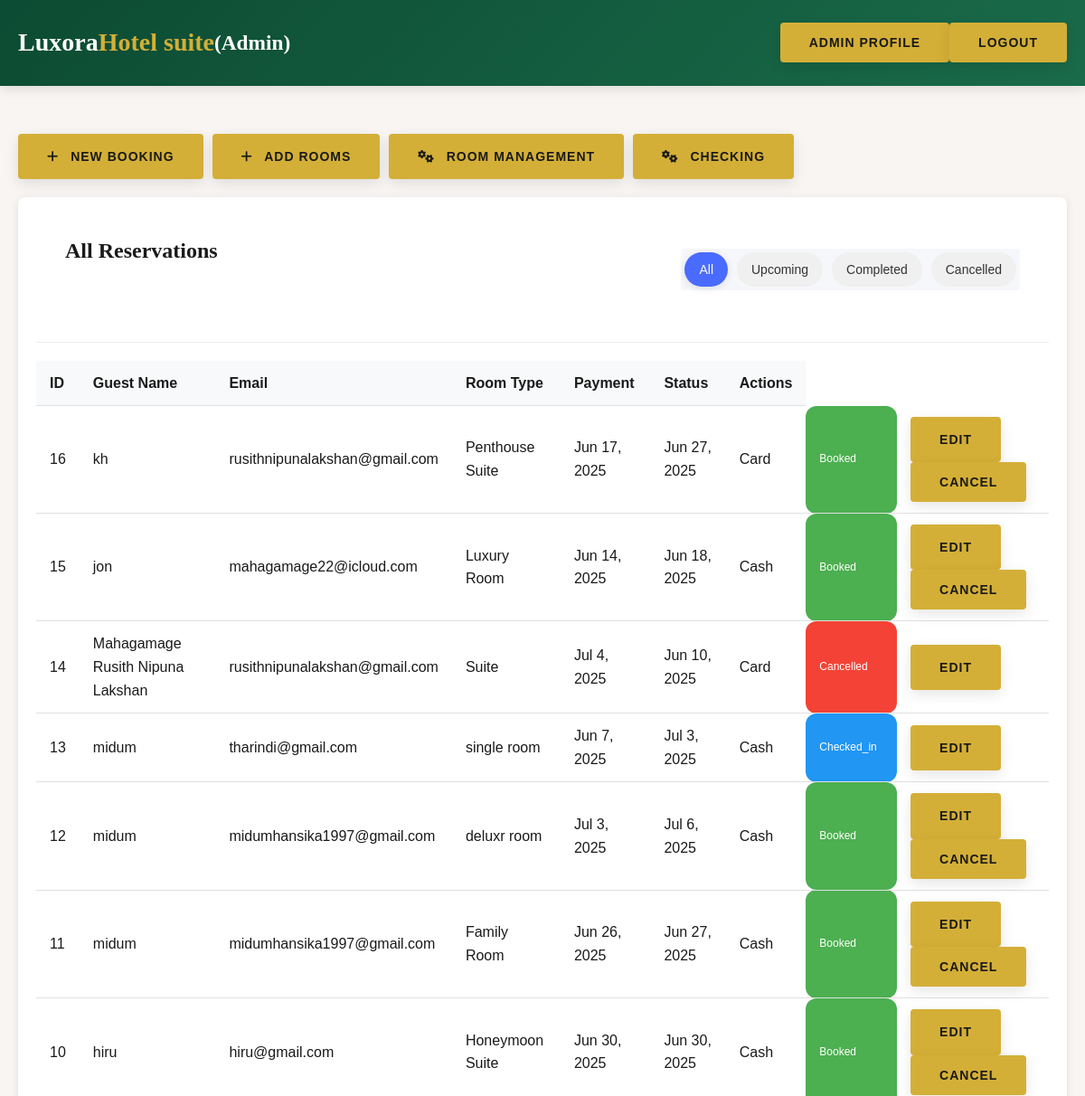
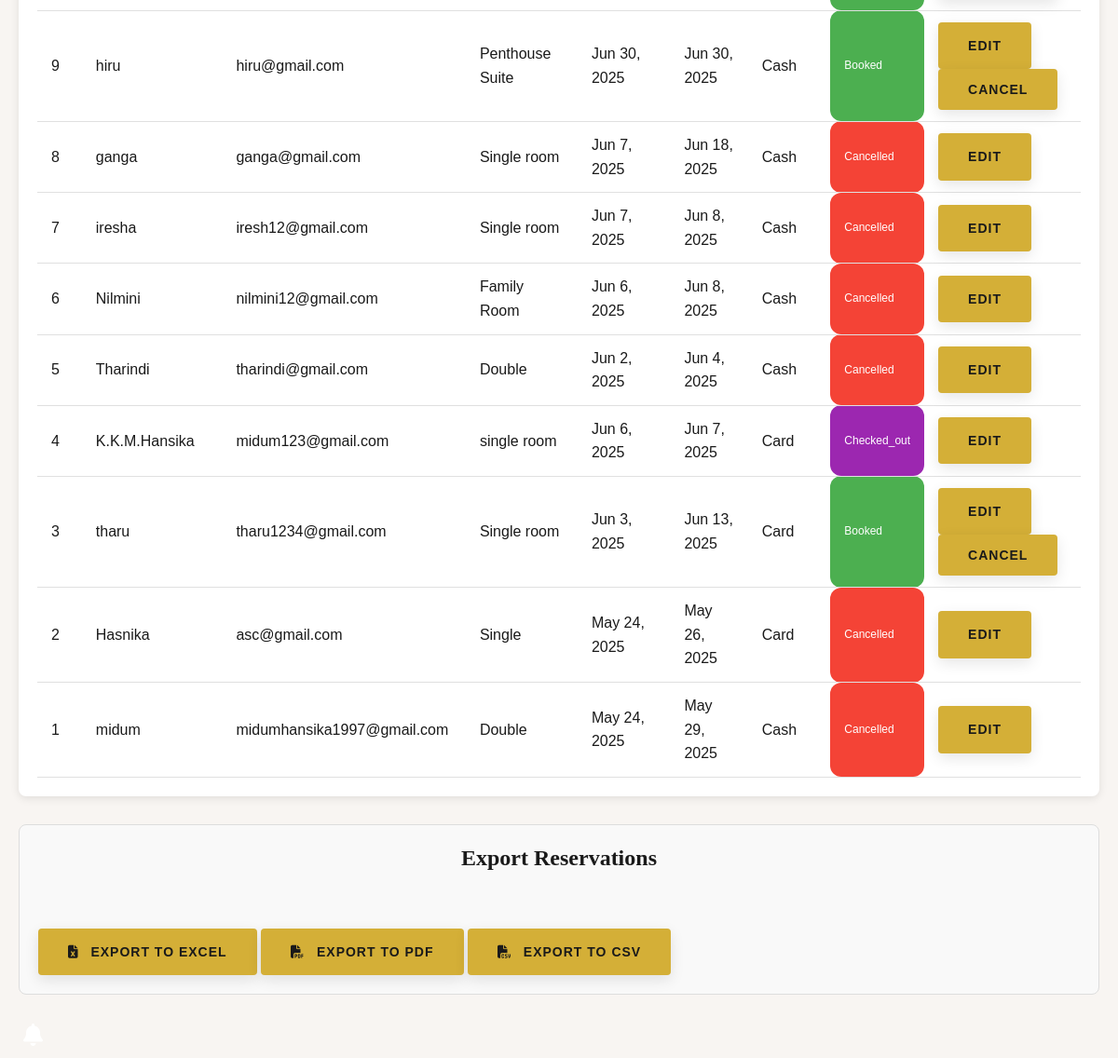
The page /adminpanal.php (signed in) on the database its author committed (2 pictures, top to bottom).
### tables this page shows
CREATE TABLE `reservations` (
  `id` int(11) NOT NULL,
  `guest_name` varchar(100) DEFAULT NULL,
  `email` varchar(100) DEFAULT NULL,
  `phone` varchar(20) DEFAULT NULL,
  `room_type` varchar(50) DEFAULT NULL,
  `check_in` date DEFAULT NULL,
  `check_out` date DEFAULT NULL,
  `payment_method` enum('Cash','Card') DEFAULT NULL,
  `status` enum('booked','cancelled','checked_in','checked_out','no_show') DEFAULT 'booked',
  `created_at` timestamp NOT NULL DEFAULT current_timestamp()
);

### adminpanal.php (the view, shortened to what this page needs)
<?php
$host = "localhost";
$user = "root";
$pass = "";
$dbname = "hotel_db";
$conn = new mysqli($host, $user, $pass, $dbname);
$conn->set_charset("utf8mb4");
$filter = isset($_GET['filter']) ? $_GET['filter'] : 'all';
switch ($filter) {
    case 'all':
    default:
        $sql = "SELECT * FROM reservations ORDER BY created_at DESC";
        break;
}
$reservations_result = $conn->query($sql);
?>
<!DOCTYPE html>
<html lang="en">
<head>
    <link rel="stylesheet" href="https://cdnjs.cloudflare.com/ajax/libs/font-awesome/6.4.0/css/all.min.css">
    <link rel="stylesheet" href="Css/mybook.css">
</head>
<body>
    <header class="header" id="header">
        <div class="container header-container">
            <a href="index.html" class="logo">Luxora <span>Hotel suite</span> <small>(Admin)</small></a>
            <div class="user-menu">
                <button class="btn btn-primary"><a href="profile.php">Admin Profile</a></button>
                <button class="btn btn-danger"><a href="logout.php">Logout</a></button>
            </div>
        </div>
    </header>
    <br>
    <br>
    <br>
    <br>
    <br>
    <main class="admin-container">
        <div class="admin-actions">
            <a href="booking.php" class="btn btn-primary">
                <i class="fas fa-plus"></i> New Booking
            </a>
            <a href="add_room.php" class="btn btn-primary">
                <i class="fas fa-plus"></i> Add Rooms
            </a>
            <a href="admin_rooms.php" class="btn btn-primary">
                <i class="fas fa-cogs"></i> Room Management
            </a>
            <a href="admin_rooms.php" class="btn btn-primary">
                <i class="fas fa-cogs"></i> Checking
            </a>
        </div>
        <div class="admin-card">
            <div class="bookings-header">
                <h2 class="section-title">All Reservations</h2>
                <div class="filter-tabs">
                    <?php
                    function filter_class($filter_name, $current_filter) {
                        return $filter_name === $current_filter ? 'filter-tab active' : 'filter-tab';
                    }
                    $current_filter = $_GET['filter'] ?? 'all';
                    ?>
                    <a href="?filter=all" class="<?php echo filter_class('all', $current_filter); ?>">All</a>
                    <a href="?filter=upcoming" class="<?php echo filter_class('upcoming', $current_filter); ?>">Upcoming</a>
                    <a href="?filter=completed" class="<?php echo filter_class('completed', $current_filter); ?>">Completed</a>
                    <a href="?filter=cancelled" class="<?php echo filter_class('cancelled', $current_filter); ?>">Cancelled</a>
                </div>
            </div>
            <div class="bookings-content">
                <table class="reservations-table">
                    <thead>
                        <tr>
                            <th>ID</th>
                            <th>Guest Name</th>
                            <th>Email</th>
                            <th>Room Type</th>
                            <th>Payment</th>
                            <th>Status</th>
                            <th>Actions</th>
                        </tr>
                    </thead>
                    <tbody>
                        <?php if ($reservations_result->num_rows > 0): ?>
                            <?php while ($row = $reservations_result->fetch_assoc()): ?>
                                <?php $statusClass = strtolower(str_replace(' ', '_', $row['status'])); ?>
                                <tr>
                                    <td><?= $row['id'] ?></td>
                                    <td><?= htmlspecialchars($row['guest_name']) ?></td>
                                    <td><?= htmlspecialchars($row['email']) ?></td>
                                    <td><?= htmlspecialchars($row['room_type']) ?></td>
                                    <td><?= date('M j, Y', strtotime($row['check_in'])) ?></td>
                                    <td><?= date('M j, Y', strtotime($row['check_out'])) ?></td>
                                    <td><?= htmlspecialchars($row['payment_method']) ?></td>
                                    <td class="status-<?= $statusClass ?>"><?= ucfirst($row['status']) ?></td>
                                    <td>
                                        <div class="action-buttons">
                                            <a href="edit_reservation.php?id=<?= $row['id'] ?>" class="btn btn-warning btn-sm">Edit</a>
                                            <?php if ($row['status'] == 'booked' || $row['status'] == 'confirmed'): ?>
                                                <form method="POST" action="cancel_reservation.php" style="display:inline;">
                                                    <button type="submit" class="btn btn-danger btn-sm">Cancel</button>
                                                </form>
                                            <?php elseif ($row['status'] == 'checked_in'): ?>
                                            <?php endif; ?>
                                        </div>
                                    </td>
                                </tr>
                            <?php endwhile; ?>
                        <?php else: ?>
                            <tr>
                                <td colspan="9" class="text-center">No reservations found.</td>
                            </tr>
                        <?php endif; ?>
                    </tbody>
                </table>
            </div>
        </div>
        <div class="export-section">
            <h2 class="section-title">Export Reservations</h2>
            <div class="export-actions">
                <a href="export_reservations_excel.php" class="btn btn-primary">
                    <i class="fas fa-file-excel"></i> Export to Excel
                </a>
                <a href="export_reservations_pdf.php" class="btn btn-primary">
                    <i class="fas fa-file-pdf"></i> Export to PDF
                </a>
                <a href="export_reservations_csv.php" class="btn btn-primary">
                    <i class="fas fa-file-csv"></i> Export to CSV
                </a>
            </div>
        </div>
    </main>
    <button class="notification-btn" id="notificationBtn">
        <i class="fas fa-bell"></i>
    </button>
</body>
</html>

### Css/mybook.css (style rules this page uses)
:root { --primary: #ffffff; --primary-light: #ffffff; --secondary: #e8c884; --dark: #28a745; --light: #f8f9fa; --success: #28a745; --warning: #ffc107; --danger: #dc3545; }
body { background-color: #f5f7fa; color: #333; line-height: 1.6; }
header { background: linear-gradient(135deg, var(--primary), var(--primary-light)); color: rgb(0, 0, 0); box-shadow: 0 4px 12px rgba(0,0,0,0.1); padding: 1.5rem 0; position: sticky; top: 0; z-index: 1000; }
.header-container { max-width: 1200px; margin: 0 auto; padding: 0 2rem; display: flex; justify-content: space-between; align-items: center; }
.logo { font-size: 2rem; font-weight: 700; color: white; text-decoration: none; display: flex; align-items: center; }
.user-menu { display: flex; align-items: center; }
.btn { display: inline-flex; align-items: center; padding: 0.75rem 1.5rem; border-radius: 4px; font-weight: 500; text-decoration: none; transition: all 0.3s ease; border: none; cursor: pointer; }
.btn-primary { background: var(--primary); color: white; }
.btn i { margin-right: 0.5rem; }
.bookings-header { display: flex; justify-content: space-between; align-items: center; padding: 1.5rem 2rem; border-bottom: 1px solid #eee; }
.section-title { font-size: 1.5rem; color: var(--dark); font-weight: 600; }
.filter-tabs { display: flex; background: #f5f7fa; border-radius: 4px; padding: 0.25rem; }
.filter-tab { padding: 0.5rem 1.25rem; border-radius: 4px; cursor: pointer; font-weight: 500; transition: all 0.3s ease; }
.filter-tab.active { background: white; box-shadow: 0 2px 8px rgba(0,0,0,0.1); color: var(--primary); }
.status-cancelled { background: rgba(220, 53, 69, 0.1); color: var(--danger); }
:root { --primary: #0c4b33; --primary-light: #1a6b4a; --primary-dark: #083023; --secondary: #d4af37; --secondary-light: #e8c874; --secondary-dark: #b38f2b; --dark: #1a1a1a; --light: #f8f5f2; --gray: #6c757d; --transition: all 0.3s ease; --shadow: 0 5px 15px rgba(0, 0, 0, 0.1); --radius: 4px; --section-padding: 100px 0; }
* { margin: 0; padding: 0; box-sizing: border-box; }
body { font-family: 'Montserrat', sans-serif; color: var(--dark); line-height: 1.6; overflow-x: hidden; background-color: var(--light); }
h1, h2, h3, h4, h5 { font-family: 'Playfair Display', serif; font-weight: 600; line-height: 1.3; color: var(--primary); }
a { text-decoration: none; color: inherit; transition: var(--transition); }
.container { width: 100%; max-width: 1200px; margin: 0 auto; padding: 0 20px; }
.section-title { text-align: center; margin-bottom: 60px; }
.btn { display: inline-block; padding: 14px 32px; background-color: var(--secondary); color: var(--dark); border: none; border-radius: var(--radius); font-weight: 600; cursor: pointer; transition: var(--transition); text-transform: uppercase; letter-spacing: 1px; font-size: 14px; box-shadow: var(--shadow); }
.header { position: fixed; top: 0; left: 0; width: 100%; z-index: 1000; padding: 25px 0; transition: var(--transition); background-color: rgba(10, 40, 30, 0.9); backdrop-filter: blur(10px); }
.header-container { display: flex; justify-content: space-between; align-items: center; }
.logo { font-size: 28px; font-weight: 700; color: white; font-family: 'Playfair Display', serif; }
.logo span { color: var(--secondary); }
.notification-btn { position: relative; background: none; border: none; color: white; font-size: 1.5rem; cursor: pointer; padding: 10px; margin-left: 15px; transition: all 0.3s ease; }

### rows shown on the page
reservations: id "16", guest_name "kh", email "rusithnipunalakshan@gmail.com", room_type "Penthouse Suite", check_in "Jun 17, 2025", check_out "Jun 27, 2025", payment_method "Card", status "Booked"
reservations: id "15", guest_name "jon", email "mahagamage22@icloud.com", room_type "Luxury Room", check_in "Jun 14, 2025", check_out "Jun 18, 2025", payment_method "Cash", status "Booked"
reservations: id "14", guest_name "Mahagamage Rusith Nipuna Lakshan", email "rusithnipunalakshan@gmail.com", room_type "Suite", check_in "Jul 4, 2025", check_out "Jun 10, 2025", payment_method "Card", status "Cancelled"
reservations: id "13", guest_name "midum", email "tharindi@gmail.com", room_type "single room", check_in "Jun 7, 2025", check_out "Jul 3, 2025", payment_method "Cash", status "Checked_in"
reservations: id "12", guest_name "midum", email "midumhansika1997@gmail.com", room_type "deluxr room", check_in "Jul 3, 2025", check_out "Jul 6, 2025", payment_method "Cash", status "Booked"
reservations: id "11", guest_name "midum", email "midumhansika1997@gmail.com", room_type "Family Room", check_in "Jun 26, 2025", check_out "Jun 27, 2025", payment_method "Cash", status "Booked"
reservations: id "10", guest_name "hiru", email "hiru@gmail.com", room_type "Honeymoon Suite", check_in "Jun 30, 2025", check_out "Jun 30, 2025", payment_method "Cash", status "Booked"
reservations: id "9", guest_name "hiru", email "hiru@gmail.com", room_type "Penthouse Suite", check_in "Jun 30, 2025", check_out "Jun 30, 2025", payment_method "Cash", status "Booked"
reservations: id "8", guest_name "ganga", email "ganga@gmail.com", room_type "Single room", check_in "Jun 7, 2025", check_out "Jun 18, 2025", payment_method "Cash", status "Cancelled"
reservations: id "7", guest_name "iresha", email "iresh12@gmail.com", room_type "Single room", check_in "Jun 7, 2025", check_out "Jun 8, 2025", payment_method "Cash", status "Cancelled"
reservations: id "6", guest_name "Nilmini", email "nilmini12@gmail.com", room_type "Family Room", check_in "Jun 6, 2025", check_out "Jun 8, 2025", payment_method "Cash", status "Cancelled"
reservations: id "5", guest_name "Tharindi", email "tharindi@gmail.com", room_type "Double", check_in "Jun 2, 2025", check_out "Jun 4, 2025", payment_method "Cash", status "Cancelled"
reservations: id "4", guest_name "K.K.M.Hansika", email "midum123@gmail.com", room_type "single room", check_in "Jun 6, 2025", check_out "Jun 7, 2025", payment_method "Card", status "Checked_out"
reservations: id "3", guest_name "tharu", email "tharu1234@gmail.com", room_type "Single room", check_in "Jun 3, 2025", check_out "Jun 13, 2025", payment_method "Card", status "Booked"
reservations: id "2", guest_name "Hasnika", email "asc@gmail.com", room_type "Single", check_in "May 24, 2025", check_out "May 26, 2025", payment_method "Card", status "Cancelled"
reservations: id "1", guest_name "midum", email "midumhansika1997@gmail.com", room_type "Double", check_in "May 24, 2025", check_out "May 29, 2025", payment_method "Cash", status "Cancelled"
